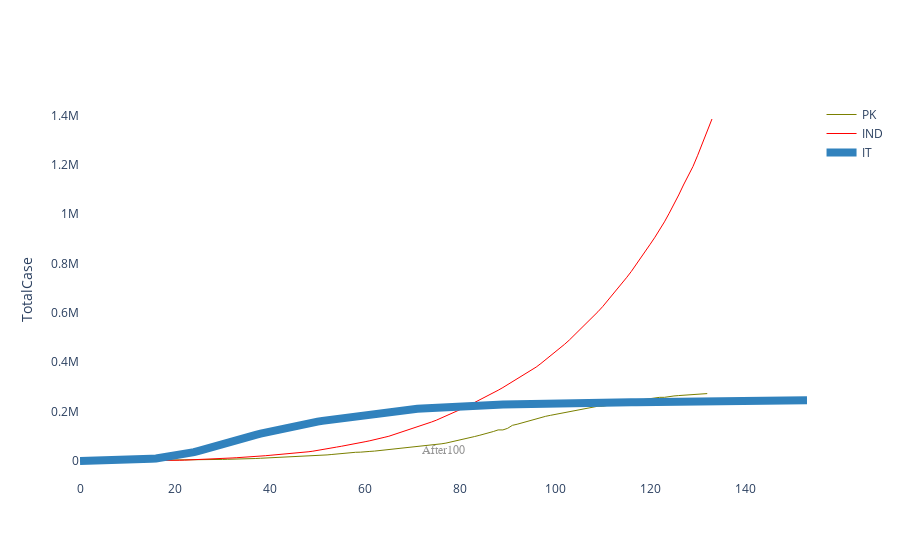

The notebook cell saved with this chart:
### Code cell
#As we can see from the graph the cases india is raising up as its an exponential graph but curve of italy is almost flatend 
#but the curve of pakistan is also on raise but in slow pace.Might be the reason is the cases get reported are less .People are 
#scared to go to the hospitals . 

#after crossing 100
title="main source"
labels=["PK","IND",'IT']
colors=["rgb(122,128,0)","rgb(255,0,0)","rgb(49,130,189)"]
mode_size=[10,10,12]
line_size=[1,1,8]
fig=go.Figure()

fig.add_trace(go.Scatter(x=PK['After'],y=PK['TotalCases'],mode='lines',name=labels[0],line=dict(color=colors[0],width=line_size[0]),connectgaps=True))
fig.add_trace(go.Scatter(x=IND['After'],y=IND['TotalCases'],mode='lines',name=labels[1],line=dict(color=colors[1],width=line_size[1]),connectgaps=True))
fig.add_trace(go.Scatter(x=IT['After'],y=IT['TotalCases'],mode='lines',name=labels[2],line=dict(color=colors[2],width=line_size[2]),connectgaps=True))
annotations=[]
annotations.append(dict(xref='paper',yref='paper',x=0.5,y=0.1,xanchor='center',yanchor='top',text='After100',font=dict(family='Arial',size=12,color='rgb(150,150,150)'),showarrow=False))
fig.update_layout(annotations=annotations,plot_bgcolor='white',yaxis_title='TotalCase')
fig.show()

### Figure 1 — Plotly figure (JSON) as saved in the notebook; plotly's stock layout.template omitted (floating-point values rounded to 4 significant figures; data arrays with more than 128 entries replaced by an {"elided": "..."} marker saying what was removed)
{"data": [{"connectgaps": true, "line": {"color": "rgb(122,128,0)", "width": 1}, "mode": "lines", "name": "PK", "type": "scatter", "x": {"elided": "178 int values"}, "y": {"elided": "178 int values"}}, {"connectgaps": true, "line": {"color": "rgb(255,0,0)", "width": 1}, "mode": "lines", "name": "IND", "type": "scatter", "x": {"elided": "178 int values"}, "y": {"elided": "178 int values"}}, {"connectgaps": true, "line": {"color": "rgb(49,130,189)", "width": 8}, "mode": "lines", "name": "IT", "type": "scatter", "x": {"elided": "178 int values"}, "y": {"elided": "178 int values"}}], "layout": {"annotations": [{"font": {"color": "rgb(150,150,150)", "family": "Arial", "size": 12}, "showarrow": false, "text": "After100", "x": 0.5, "xanchor": "center", "xref": "paper", "y": 0.1, "yanchor": "top", "yref": "paper"}], "plot_bgcolor": "white", "yaxis": {"title": {"text": "TotalCase"}}}}
